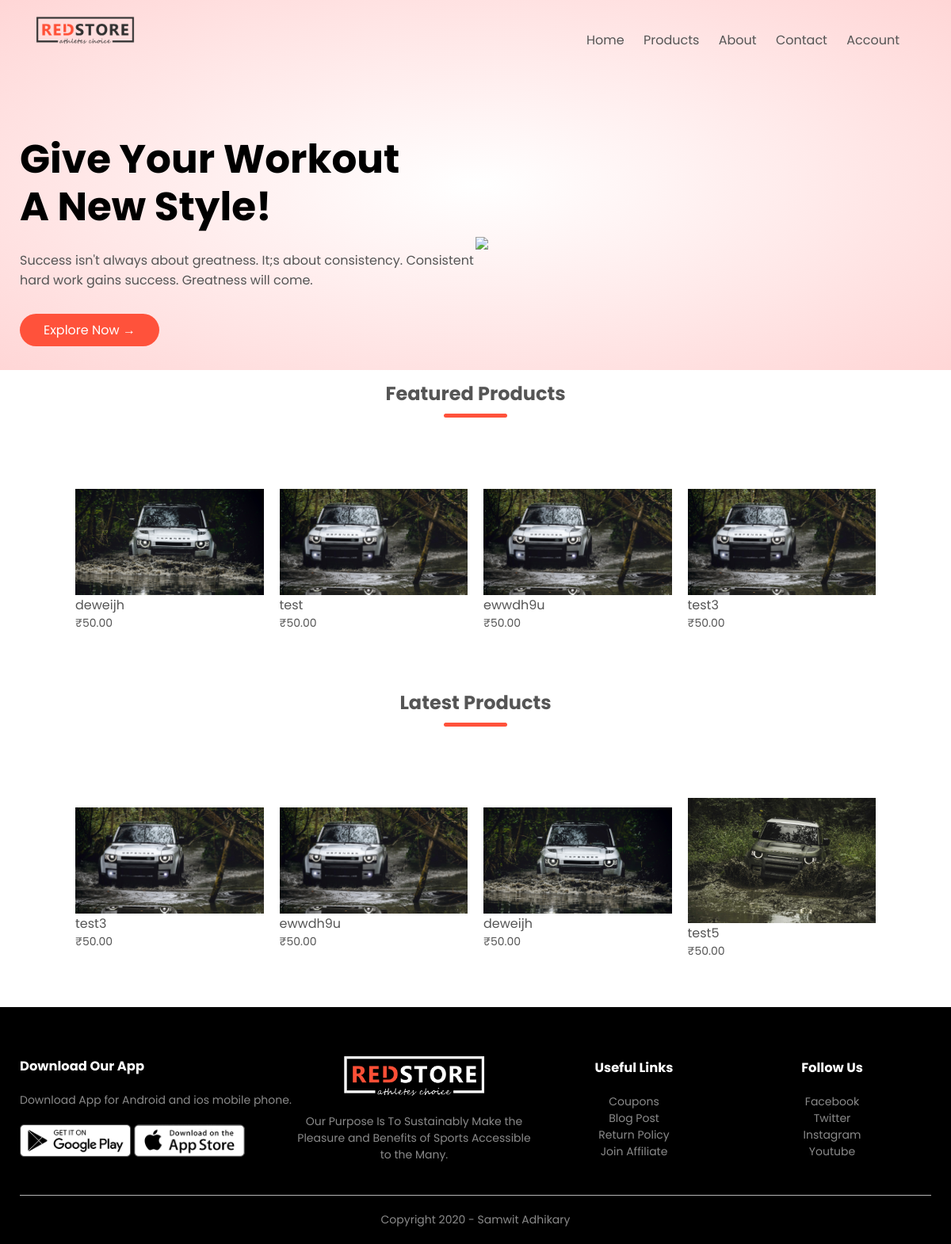
The page / on the database its author committed.
### products/models.py (models this page shows, shortened)
class Product(models.Model):
    LIVE=1
    DELETE=0
    DELETE_CHOICES=((LIVE,'Live'),(DELETE,'Delete'))
    title=models.CharField(max_length=200)
    price=models.FloatField()
    description=models.TextField()
    image=models.ImageField(upload_to='media')
    priority=models.IntegerField(default=0)
    delete_status=models.IntegerField(choices=DELETE_CHOICES,default=LIVE)
    created_at=models.DateTimeField(auto_now_add=True)
    updated_at=models.DateTimeField(auto_now=True)

### products/views.py (the view)
# urls.py: path('', views.index,name='home'),
def index(request):
    featured_products=Product.objects.order_by('priority')[:4]
    latest_products=Product.objects.order_by('-id')[:4]
    context={
        'featured_products':featured_products,
        'latest_products':latest_products
    }
    return render(request,'index.html',context)

### templates/index.html
{% extends 'blank_layout.html' %}
{% block banner %}
{% include 'banner_layout.html' %}
{% endblock banner %}
{% block content %}
   {% include 'home_page_content.html' %}
{% endblock content %}

### templates/home_page_content.html
{% load static %}
<div class="small-container">
    <h2 class="title">Featured Products</h2>
    <div class="row">
        {% for product in featured_products %}
        <div class="col-4">
            <a href="{% url 'detail_product' product.id %}"> <img src="{{ product.image.url }}"></a>
            <h4>{{ product.title }}</h4>
            <p>₹50.00</p>
        </div>
        {% endfor %}
    </div>
    <h2 class="title">Latest Products</h2>
    <div class="row">
        {% for product in latest_products %}
        <div class="col-4">
            <a href="{% url 'detail_product' product.id %}"> <img src="{{ product.image.url }}"></a>
            <h4>{{ product.title }}</h4>
            <p>₹50.00</p>
        </div>
        {% endfor %}
    </div>
</div>

### static/css/style.css (style rules this page uses)
* { margin: 0; padding: 0; box-sizing: border-box; }
body { font-family: 'Poppins', sans-serif; }
a { text-decoration: none; color: #555; }
p { color: #555; }
.row { display: flex; align-items: center; flex-wrap: wrap; justify-content: space-around; }
.small-container { max-width: 1080px; margin: auto; padding-left: 25px; padding-right: 25px; }
.col-4 { flex-basis: 25%; padding: 10px; min-width: 200px; margin-bottom: 50px; transition: transform 0.5s; }
.col-4 img { width: 100%; }
.title { text-align: center; margin: 0 auto 80px; position: relative; line-height: 60px; color: #555; }
.title::after { content: ''; background: #ff523b; width: 80px; height: 5px; border-radius: 5px; position: absolute; bottom: 0; left: 50%; transform: translateX(-50%); }
h4 { color: #555; font-weight: normal; }
.col-4 p { font-size: 14px; }

### rows shown on the page
Product: image (picture), title "deweijh"
Product: image (picture), title "test"
Product: image (picture), title "ewwdh9u"
Product: image (picture), title "test3"
Product: image (picture), title "test5"
